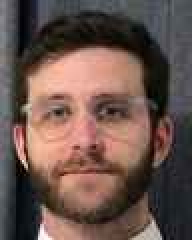
#> input picture images/JoeSteinmeyer.jpg, 96 x 120 px (shown 2 times larger)
$ python jpg2bin.py
#> lines starting #> are read from the running program, lines starting #| are printed output that depends on the picture
from PIL import Image
import io
import os

def jpg2bin(jpg_file, width=96, height=120):
    img = Image.open(jpg_file)
    img = img.resize((width, height))
    output = io.BytesIO()
    img.save(output, format='JPEG')
    return output.getvalue()

def jpg2bin_small(jpg_file, width=32, height=40):
#> called with jpg_file = 'images/JoeSteinmeyer.jpg', width = 32, height = 40
    img = Image.open(jpg_file)
#> img is the input picture: PIL image 96x120 RGB; mean R, G, B 105.1, 83.3, 76.3
    img = img.resize((width, height))
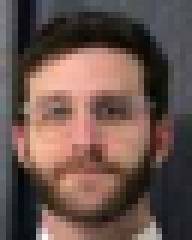
#> img: PIL image 32x40 RGB (shown 6 times larger); mean R, G, B 105.1, 83.2, 76.2
    output = io.BytesIO()
    img.save(output, format='JPEG')
    return output.getvalue()

if __name__ == '__main__':
    dir_path = os.path.dirname(os.path.realpath(__file__))
    file = 'JoeSteinmeyer.jpg'
    file_path = os.path.join(dir_path,file)
    print(jpg2bin_small(file_path))

$ run again, with images/AnaBell.jpg copied over images/JoeSteinmeyer.jpg
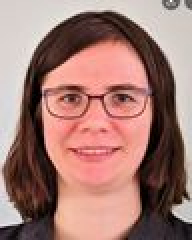
#> input picture images/AnaBell.jpg, 96 x 120 px (shown 2 times larger)
#> in jpg2bin_small, img is the input picture: PIL image 96x120 RGB; mean R, G, B 161.7, 122.2, 114.8
#> in jpg2bin_small, `img = img.resize((width, height))`:
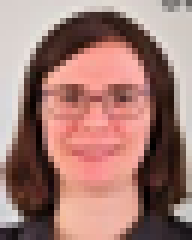
#> img: PIL image 32x40 RGB (shown 6 times larger); mean R, G, B 161.7, 122.2, 114.8
